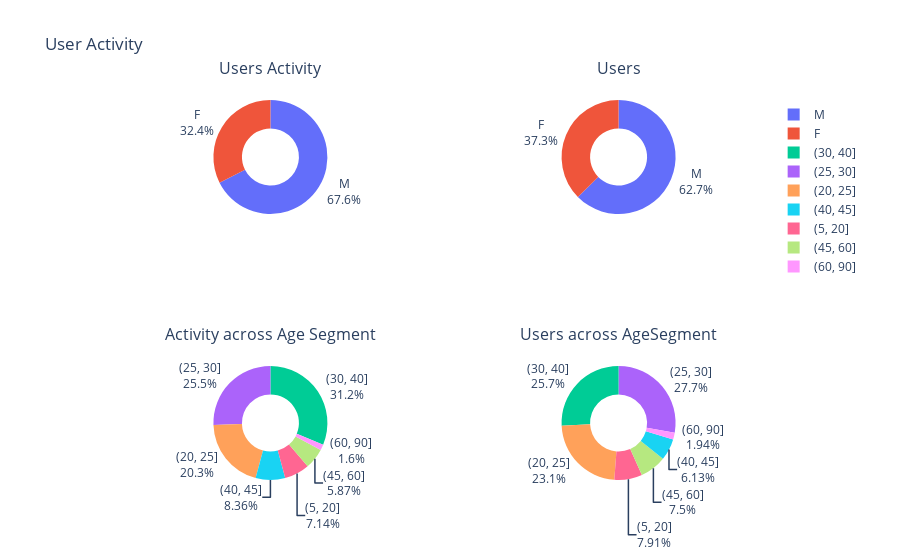

The cell this chart's notebook holds for it:
### Code cell
# Initialize figure with subplots


#fig.add_trace(go.pie(x=labels, y=datavals,name=title1), row=i, col=1)
    

   

labels = ['1st', '2nd', '3rd', '4th', '5th']

# Define color sets of paintings


# Create subplots, using 'domain' type for pie charts
specs = [[{'type':'domain'}, {'type':'domain'}], [{'type':'domain'}, {'type':'domain'}]]
fig = make_subplots(rows=2, cols=2, specs=specs,vertical_spacing=0.4,
                    subplot_titles=['Users Activity','Users','Activity across Age Segment','Users across AgeSegment'])


fig.add_trace(go.Pie(labels=g1['gender'], values=g1['city'], name='Starry Night'
                    , textinfo='label+percent'), 1, 1)
fig.add_trace(go.Pie(labels=g2['gender'], values=g2['city'], name='Starry Night'
                    , textinfo='label+percent'), 1, 2)
fig.add_trace(go.Pie(labels=g3['age_bins'], values=g3['city'], name='Starry Night'
                    , textinfo='label+percent'), 2, 1)
fig.add_trace(go.Pie(labels=g4['age_bins'], values=g4['city'], name='Starry Night'
                    , textinfo='label+percent'), 2, 2)

# Define pie charts
#fig.add_trace(go.Pie(g1, values='city', names='state', title='Distribution of users across states'))
#fig.add_trace(go.Pie(g1, values='city', names='state', title='Distribution of users across states'))
#fig.add_trace(go.Pie(g1, values='city', names='state', title='Distribution of users across states'))
#fig.add_trace(go.Pie(g1, values='city', names='state', title='Distribution of users across states'))

# Tune layout and hover info
fig.update_traces(hoverinfo='label+percent+name', textinfo='label+percent',hole=.5,)
fig.update(layout_title_text='User Activity',
           layout_showlegend=True)
fig.layout.annotations[0].update(y=1.05)
fig.layout.annotations[2].update(y=.35)
fig.layout.annotations[1].update(y=1.05)
fig.layout.annotations[3].update(y=.35)
fig = go.Figure(fig)
fig.show()
fig.write_image("imgcap/fig1.png")
#print(fig.layout)
#df = px.data.tips()
#fig = px.bar(g1, x="state", y="city", color='gender')

#fig.layout.template = 'plotly'
#fig.update_layout(title="Users across State"
                 
#fig.show()

### Figure 1 — Plotly figure (JSON) as saved in the notebook; plotly's stock layout.template omitted (floating-point values rounded to 4 significant figures)
{"data": [{"domain": {"x": [0, 0.45], "y": [0.7, 1]}, "hole": 0.5, "hoverinfo": "label+percent+name", "labels": ["M", "F"], "name": "Starry Night", "textinfo": "label+percent", "type": "pie", "values": [360431, 173084]}, {"domain": {"x": [0.55, 1], "y": [0.7, 1]}, "hole": 0.5, "hoverinfo": "label+percent+name", "labels": ["M", "F"], "name": "Starry Night", "textinfo": "label+percent", "type": "pie", "values": [5976, 3562]}, {"domain": {"x": [0, 0.45], "y": [0, 0.3]}, "hole": 0.5, "hoverinfo": "label+percent+name", "labels": ["(30, 40]", "(25, 30]", "(20, 25]", "(40, 45]", "(5, 20]", "(45, 60]", "(60, 90]"], "name": "Starry Night", "textinfo": "label+percent", "type": "pie", "values": [166526, 136186, 108260, 44581, 38108, 31301, 8553]}, {"domain": {"x": [0.55, 1], "y": [0, 0.3]}, "hole": 0.5, "hoverinfo": "label+percent+name", "labels": ["(25, 30]", "(30, 40]", "(20, 25]", "(5, 20]", "(45, 60]", "(40, 45]", "(60, 90]"], "name": "Starry Night", "textinfo": "label+percent", "type": "pie", "values": [2644, 2456, 2199, 754, 715, 585, 185]}], "layout": {"annotations": [{"font": {"size": 16}, "showarrow": false, "text": "Users Activity", "x": 0.225, "xanchor": "center", "xref": "paper", "y": 1.05, "yanchor": "bottom", "yref": "paper"}, {"font": {"size": 16}, "showarrow": false, "text": "Users", "x": 0.775, "xanchor": "center", "xref": "paper", "y": 1.05, "yanchor": "bottom", "yref": "paper"}, {"font": {"size": 16}, "showarrow": false, "text": "Activity across Age Segment", "x": 0.225, "xanchor": "center", "xref": "paper", "y": 0.35, "yanchor": "bottom", "yref": "paper"}, {"font": {"size": 16}, "showarrow": false, "text": "Users across AgeSegment", "x": 0.775, "xanchor": "center", "xref": "paper", "y": 0.35, "yanchor": "bottom", "yref": "paper"}], "showlegend": true, "title": {"text": "User Activity"}}}
